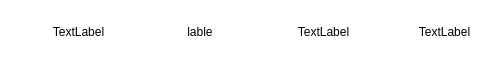
<?xml version="1.0" encoding="UTF-8"?>
<ui version="4.0">
 <class>PlaylistItem</class>
 <widget class="QWidget" name="PlaylistItem">
  <property name="geometry">
   <rect>
    <x>0</x>
    <y>0</y>
    <width>499</width>
    <height>64</height>
   </rect>
  </property>
  <property name="windowTitle">
   <string>Form</string>
  </property>
  <property name="styleSheet">
   <string notr="true">background-color: transparent</string>
  </property>
  <layout class="QHBoxLayout" name="horizontalLayout">
   <property name="spacing">
    <number>10</number>
   </property>
   <item>
    <widget class="QCheckBox" name="AddSongCheckBox">
     <property name="text">
      <string/>
     </property>
    </widget>
   </item>
   <item>
    <widget class="QLabel" name="pictureLabel">
     <property name="sizePolicy">
      <sizepolicy hsizetype="Preferred" vsizetype="Preferred">
       <horstretch>1</horstretch>
       <verstretch>0</verstretch>
      </sizepolicy>
     </property>
     <property name="text">
      <string>TextLabel</string>
     </property>
     <property name="alignment">
      <set>Qt::AlignmentFlag::AlignCenter</set>
     </property>
    </widget>
   </item>
   <item>
    <widget class="QWidget" name="middleWidget" native="true">
     <property name="sizePolicy">
      <sizepolicy hsizetype="Preferred" vsizetype="Preferred">
       <horstretch>3</horstretch>
       <verstretch>0</verstretch>
      </sizepolicy>
     </property>
     <property name="styleSheet">
      <string notr="true"/>
     </property>
     <layout class="QHBoxLayout" name="horizontalLayout_3">
      <item>
       <widget class="QLabel" name="nameLabel">
        <property name="text">
         <string>lable</string>
        </property>
        <property name="alignment">
         <set>Qt::AlignmentFlag::AlignCenter</set>
        </property>
       </widget>
      </item>
      <item>
       <widget class="QLabel" name="authorLabel">
        <property name="text">
         <string>TextLabel</string>
        </property>
        <property name="alignment">
         <set>Qt::AlignmentFlag::AlignCenter</set>
        </property>
       </widget>
      </item>
     </layout>
    </widget>
   </item>
   <item>
    <widget class="QLabel" name="lengthLabel">
     <property name="sizePolicy">
      <sizepolicy hsizetype="Preferred" vsizetype="Preferred">
       <horstretch>1</horstretch>
       <verstretch>0</verstretch>
      </sizepolicy>
     </property>
     <property name="text">
      <string>TextLabel</string>
     </property>
     <property name="alignment">
      <set>Qt::AlignmentFlag::AlignCenter</set>
     </property>
    </widget>
   </item>
  </layout>
 </widget>
 <resources/>
 <connections/>
</ui>
